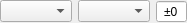
<?xml version="1.0" encoding="UTF-8"?>
<ui version="4.0">
 <class>slm_pattern_generation_selector</class>
 <widget class="QWidget" name="slm_pattern_generation_selector">
  <property name="geometry">
   <rect>
    <x>0</x>
    <y>0</y>
    <width>144</width>
    <height>20</height>
   </rect>
  </property>
  <property name="windowTitle">
   <string>Form</string>
  </property>
  <layout class="QHBoxLayout" name="horizontalLayout">
   <property name="leftMargin">
    <number>0</number>
   </property>
   <property name="topMargin">
    <number>0</number>
   </property>
   <property name="rightMargin">
    <number>0</number>
   </property>
   <property name="bottomMargin">
    <number>0</number>
   </property>
   <item>
    <widget class="QComboBox" name="slm_mode"/>
   </item>
   <item>
    <widget class="QComboBox" name="cmb_darkfield"/>
   </item>
   <item>
    <widget class="QSpinBox" name="darkfield_samples">
     <property name="alignment">
      <set>Qt::AlignCenter</set>
     </property>
     <property name="buttonSymbols">
      <enum>QAbstractSpinBox::NoButtons</enum>
     </property>
     <property name="prefix">
      <string>±</string>
     </property>
    </widget>
   </item>
  </layout>
 </widget>
 <resources/>
 <connections/>
</ui>
